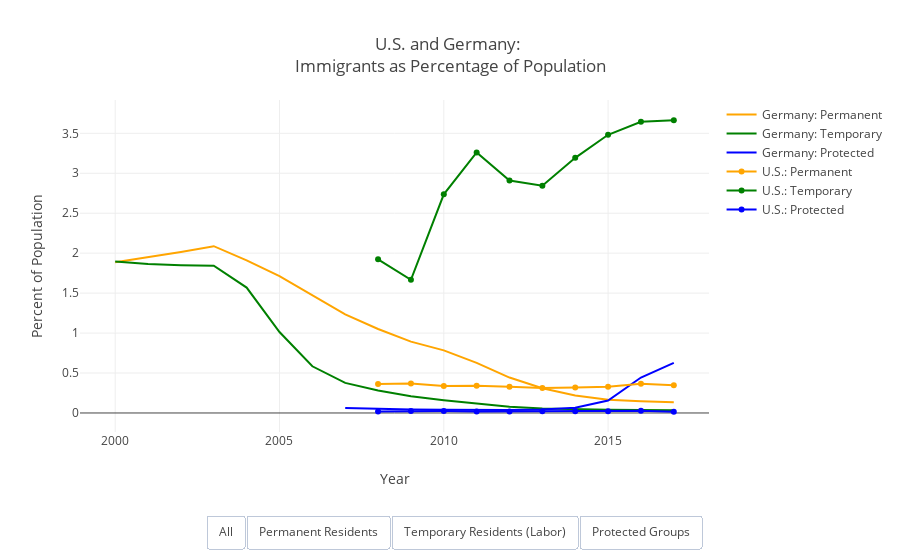

Here is the notebook cell this chart was saved with:
### Code cell
# prepare plot

trace0 = go.Scatter(
    x = comp['Year'],
    y = comp['DE: % Perm'],
    mode = 'lines',
    line = dict(color = 'orange'),
    name = "Germany: Permanent"
)

trace1 = go.Scatter(
    x = comp['Year'],
    y = comp['DE: % Temp'],
    mode = 'lines',
    line = dict(color = 'green'),
    name = "Germany: Temporary"
)

trace2 = go.Scatter(
    x = comp['Year'], 
    y = comp['DE: % Prot'],
    mode = 'lines',
    line = dict(color = 'blue'),
    name = 'Germany: Protected'
)

trace3 = go.Scatter(
    x = comp['Year'],
    y = comp['US: % Perm'],
    mode = 'lines+markers',
    line = dict(color = 'orange'),
    name = "U.S.: Permanent"
)

trace4 = go.Scatter(
    x = comp['Year'],
    y = comp['US: % Temp'],
    mode = 'lines+markers',
    line = dict(color = 'green'),
    name = "U.S.: Temporary"
)

trace5 = go.Scatter(
    x = comp['Year'], 
    y = comp['US: % Prot'],
    mode = 'lines+markers',
    line = dict(color = 'blue'),
    name = 'U.S.: Protected'
)


data = [trace0, trace1, trace2, trace3, trace4, trace5]

de_permanent = [dict(x = comp['Year'], 
                     y = comp['DE: % Perm'], 
                     xref = 'x', 
                     yref = 'y')]

de_temporary = [dict(x = comp['Year'], 
                     y = comp['DE: % Temp'], 
                     xref = 'x', 
                     yref = 'y')]

de_protected = [dict(x = comp['Year'], 
                     y = comp['DE: % Prot'], 
                     xref = 'x',
                     yref = 'y')]

us_permanent = [dict(x = comp['Year'], 
                     y = comp['US: % Perm'], 
                     xref = 'x', 
                     yref = 'y')]

us_temporary = [dict(x = comp['Year'], 
                     y = comp['US: % Temp'], 
                     xref = 'x', 
                     yref = 'y')]

us_protected = [dict(x = comp['Year'], 
                     y = comp['US: % Prot'], 
                     xref = 'x',
                     yref = 'y')]

updatemenus = list([
    dict(type="buttons",
         active=-1,
         buttons=list([
            dict(label = 'All',
                 method = 'update',
                 args = [{'visible': [True, True, True, True, True, True]},
                         {'title': 'U.S. and Germany: <br>Immigrants as Percentage of Population',
                          'annotations': de_permanent+us_permanent+de_temporary+us_temporary+de_protected+us_protected}]),
             dict(label = 'Permanent Residents',
                 method = 'update',
                 args = [{'visible': [True, False, False, True, False, False]},
                         {'title': 'U.S. and Germany: <br>Permanent Residents',
                          'annotations': de_permanent+us_permanent}]), 
            dict(label = 'Temporary Residents (Labor)',
                 method = 'update',
                 args = [{'visible': [False, True, False, False, True, False]},
                         {'title': 'U.S. and Germany: <br>Temporary Residents (Labor)',
                          'annotations': de_temporary+us_temporary}]),
            dict(label = 'Protected Groups',
                 method = 'update',
                 args = [{'visible': [False, False, True, False, False, True]},
                         {'title': 'U.S. and Germany: <br>Protected Groups',
                          'annotations': de_protected+us_protected}])
            ]), 
    direction = 'left',
    x = .2,
    xanchor = 'left',
    y = -.35,
    yanchor = 'bottom'),
])

layout = dict(title = 'U.S. and Germany: <br>Immigrants as Percentage of Population', showlegend = True, updatemenus = updatemenus, xaxis={'title':'Year'}, yaxis={'title':'Percent of Population'})

fig = dict(data = data, layout = layout)
iplot(fig)

### Figure 1 — Plotly figure (JSON) as saved in the notebook; plotly's stock layout.template omitted (floating-point values rounded to 4 significant figures)
{"data": [{"line": {"color": "orange"}, "mode": "lines", "name": "Germany: Permanent", "type": "scatter", "uid": "49a195b6-9b19-4333-9242-2421f5fb923b", "x": [2000, 2001, 2002, 2003, 2004, 2005, 2006, 2007, 2008, 2009, 2010, 2011, 2012, 2013, 2014, 2015, 2016, 2017], "y": [1.887, 1.947, 2.015, 2.088, 1.91, 1.714, 1.478, 1.234, 1.051, 0.8933, 0.7834, 0.6261, 0.4431, 0.309, 0.22, 0.1649, 0.1456, 0.1338]}, {"line": {"color": "green"}, "mode": "lines", "name": "Germany: Temporary", "type": "scatter", "uid": "a32712a8-5be4-4d83-be24-918ecc9a5044", "x": [2000, 2001, 2002, 2003, 2004, 2005, 2006, 2007, 2008, 2009, 2010, 2011, 2012, 2013, 2014, 2015, 2016, 2017], "y": [1.895, 1.865, 1.85, 1.843, 1.569, 1.013, 0.5845, 0.3766, 0.2807, 0.2091, 0.1605, 0.1172, 0.07893, 0.05744, 0.04636, 0.03981, 0.037, 0.03523]}, {"line": {"color": "blue"}, "mode": "lines", "name": "Germany: Protected", "type": "scatter", "uid": "e225c951-96f6-46dc-8f7e-0e9ff7d33a66", "x": [2000, 2001, 2002, 2003, 2004, 2005, 2006, 2007, 2008, 2009, 2010, 2011, 2012, 2013, 2014, 2015, 2016, 2017], "y": ["No Data", "No Data", "No Data", "No Data", "No Data", "No Data", "No Data", "0.06091135674123852", "0.04936443533402869", "0.04377018594975931", "0.04086158458399384", "0.037813760847725385", "0.03805709684693507", "0.04398429600295852", "0.06667689932516056", "0.15665826401883068", "0.44388349806807675", "0.6266098180978096"]}, {"line": {"color": "orange"}, "mode": "lines+markers", "name": "U.S.: Permanent", "type": "scatter", "uid": "b6000e6f-5879-4b30-9fa7-649e3b51262c", "x": [2000, 2001, 2002, 2003, 2004, 2005, 2006, 2007, 2008, 2009, 2010, 2011, 2012, 2013, 2014, 2015, 2016, 2017], "y": [null, null, null, null, null, null, null, null, 0.3641, 0.3686, 0.3377, 0.3409, 0.3287, 0.3134, 0.3193, 0.3277, 0.3663, 0.3467]}, {"line": {"color": "green"}, "mode": "lines+markers", "name": "U.S.: Temporary", "type": "scatter", "uid": "7babc8fe-9831-46c9-934a-8ad5fd099cb5", "x": [2000, 2001, 2002, 2003, 2004, 2005, 2006, 2007, 2008, 2009, 2010, 2011, 2012, 2013, 2014, 2015, 2016, 2017], "y": [null, null, null, null, null, null, null, null, 1.923, 1.666, 2.737, 3.26, 2.909, 2.844, 3.193, 3.482, 3.644, 3.662]}, {"line": {"color": "blue"}, "mode": "lines+markers", "name": "U.S.: Protected", "type": "scatter", "uid": "ab47356c-ed96-4bfb-b858-fb60ae31dca1", "x": [2000, 2001, 2002, 2003, 2004, 2005, 2006, 2007, 2008, 2009, 2010, 2011, 2012, 2013, 2014, 2015, 2016, 2017], "y": [null, null, null, null, null, null, null, null, 0.01979, 0.02434, 0.02374, 0.01811, 0.01855, 0.02212, 0.02198, 0.0218, 0.02631, 0.01652]}], "layout": {"showlegend": true, "title": {"text": "U.S. and Germany: <br>Immigrants as Percentage of Population"}, "updatemenus": [{"active": -1, "buttons": [{"args": [{"visible": [true, true, true, true, true, true]}, {"annotations": [{"x": [2000, 2001, 2002, 2003, 2004, 2005, 2006, 2007, 2008, 2009, 2010, 2011, 2012, 2013, 2014, 2015, 2016, 2017], "xref": "x", "y": [1.887, 1.947, 2.015, 2.088, 1.91, 1.714, 1.478, 1.234, 1.051, 0.8933, 0.7834, 0.6261, 0.4431, 0.309, 0.22, 0.1649, 0.1456, 0.1338], "yref": "y"}, {"x": [2000, 2001, 2002, 2003, 2004, 2005, 2006, 2007, 2008, 2009, 2010, 2011, 2012, 2013, 2014, 2015, 2016, 2017], "xref": "x", "y": [null, null, null, null, null, null, null, null, 0.3641, 0.3686, 0.3377, 0.3409, 0.3287, 0.3134, 0.3193, 0.3277, 0.3663, 0.3467], "yref": "y"}, {"x": [2000, 2001, 2002, 2003, 2004, 2005, 2006, 2007, 2008, 2009, 2010, 2011, 2012, 2013, 2014, 2015, 2016, 2017], "xref": "x", "y": [1.895, 1.865, 1.85, 1.843, 1.569, 1.013, 0.5845, 0.3766, 0.2807, 0.2091, 0.1605, 0.1172, 0.07893, 0.05744, 0.04636, 0.03981, 0.037, 0.03523], "yref": "y"}, {"x": [2000, 2001, 2002, 2003, 2004, 2005, 2006, 2007, 2008, 2009, 2010, 2011, 2012, 2013, 2014, 2015, 2016, 2017], "xref": "x", "y": [null, null, null, null, null, null, null, null, 1.923, 1.666, 2.737, 3.26, 2.909, 2.844, 3.193, 3.482, 3.644, 3.662], "yref": "y"}, {"x": [2000, 2001, 2002, 2003, 2004, 2005, 2006, 2007, 2008, 2009, 2010, 2011, 2012, 2013, 2014, 2015, 2016, 2017], "xref": "x", "y": ["No Data", "No Data", "No Data", "No Data", "No Data", "No Data", "No Data", "0.06091135674123852", "0.04936443533402869", "0.04377018594975931", "0.04086158458399384", "0.037813760847725385", "0.03805709684693507", "0.04398429600295852", "0.06667689932516056", "0.15665826401883068", "0.44388349806807675", "0.6266098180978096"], "yref": "y"}, {"x": [2000, 2001, 2002, 2003, 2004, 2005, 2006, 2007, 2008, 2009, 2010, 2011, 2012, 2013, 2014, 2015, 2016, 2017], "xref": "x", "y": [null, null, null, null, null, null, null, null, 0.01979, 0.02434, 0.02374, 0.01811, 0.01855, 0.02212, 0.02198, 0.0218, 0.02631, 0.01652], "yref": "y"}], "title": "U.S. and Germany: <br>Immigrants as Percentage of Population"}], "label": "All", "method": "update"}, {"args": [{"visible": [true, false, false, true, false, false]}, {"annotations": [{"x": [2000, 2001, 2002, 2003, 2004, 2005, 2006, 2007, 2008, 2009, 2010, 2011, 2012, 2013, 2014, 2015, 2016, 2017], "xref": "x", "y": [1.887, 1.947, 2.015, 2.088, 1.91, 1.714, 1.478, 1.234, 1.051, 0.8933, 0.7834, 0.6261, 0.4431, 0.309, 0.22, 0.1649, 0.1456, 0.1338], "yref": "y"}, {"x": [2000, 2001, 2002, 2003, 2004, 2005, 2006, 2007, 2008, 2009, 2010, 2011, 2012, 2013, 2014, 2015, 2016, 2017], "xref": "x", "y": [null, null, null, null, null, null, null, null, 0.3641, 0.3686, 0.3377, 0.3409, 0.3287, 0.3134, 0.3193, 0.3277, 0.3663, 0.3467], "yref": "y"}], "title": "U.S. and Germany: <br>Permanent Residents"}], "label": "Permanent Residents", "method": "update"}, {"args": [{"visible": [false, true, false, false, true, false]}, {"annotations": [{"x": [2000, 2001, 2002, 2003, 2004, 2005, 2006, 2007, 2008, 2009, 2010, 2011, 2012, 2013, 2014, 2015, 2016, 2017], "xref": "x", "y": [1.895, 1.865, 1.85, 1.843, 1.569, 1.013, 0.5845, 0.3766, 0.2807, 0.2091, 0.1605, 0.1172, 0.07893, 0.05744, 0.04636, 0.03981, 0.037, 0.03523], "yref": "y"}, {"x": [2000, 2001, 2002, 2003, 2004, 2005, 2006, 2007, 2008, 2009, 2010, 2011, 2012, 2013, 2014, 2015, 2016, 2017], "xref": "x", "y": [null, null, null, null, null, null, null, null, 1.923, 1.666, 2.737, 3.26, 2.909, 2.844, 3.193, 3.482, 3.644, 3.662], "yref": "y"}], "title": "U.S. and Germany: <br>Temporary Residents (Labor)"}], "label": "Temporary Residents (Labor)", "method": "update"}, {"args": [{"visible": [false, false, true, false, false, true]}, {"annotations": [{"x": [2000, 2001, 2002, 2003, 2004, 2005, 2006, 2007, 2008, 2009, 2010, 2011, 2012, 2013, 2014, 2015, 2016, 2017], "xref": "x", "y": ["No Data", "No Data", "No Data", "No Data", "No Data", "No Data", "No Data", "0.06091135674123852", "0.04936443533402869", "0.04377018594975931", "0.04086158458399384", "0.037813760847725385", "0.03805709684693507", "0.04398429600295852", "0.06667689932516056", "0.15665826401883068", "0.44388349806807675", "0.6266098180978096"], "yref": "y"}, {"x": [2000, 2001, 2002, 2003, 2004, 2005, 2006, 2007, 2008, 2009, 2010, 2011, 2012, 2013, 2014, 2015, 2016, 2017], "xref": "x", "y": [null, null, null, null, null, null, null, null, 0.01979, 0.02434, 0.02374, 0.01811, 0.01855, 0.02212, 0.02198, 0.0218, 0.02631, 0.01652], "yref": "y"}], "title": "U.S. and Germany: <br>Protected Groups"}], "label": "Protected Groups", "method": "update"}], "direction": "left", "type": "buttons", "x": 0.2, "xanchor": "left", "y": -0.35, "yanchor": "bottom"}], "xaxis": {"title": {"text": "Year"}}, "yaxis": {"title": {"text": "Percent of Population"}}}}
